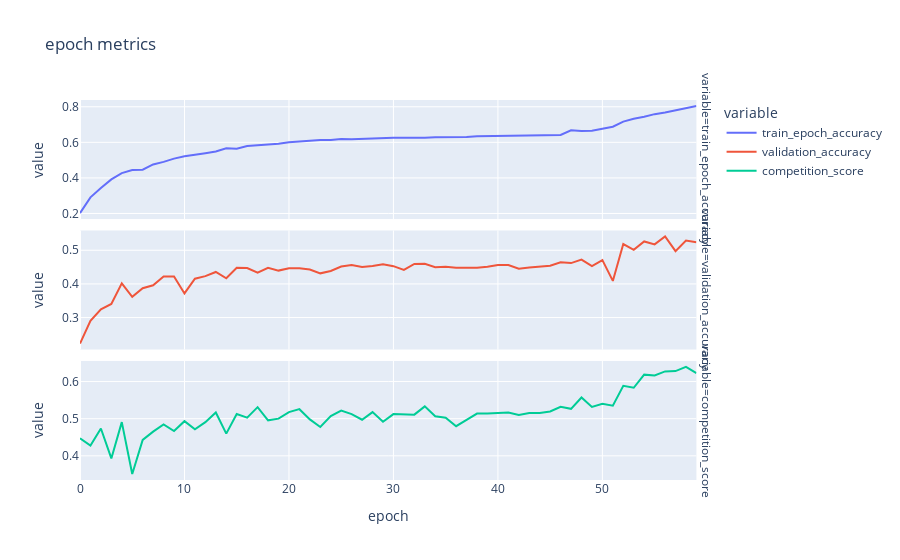
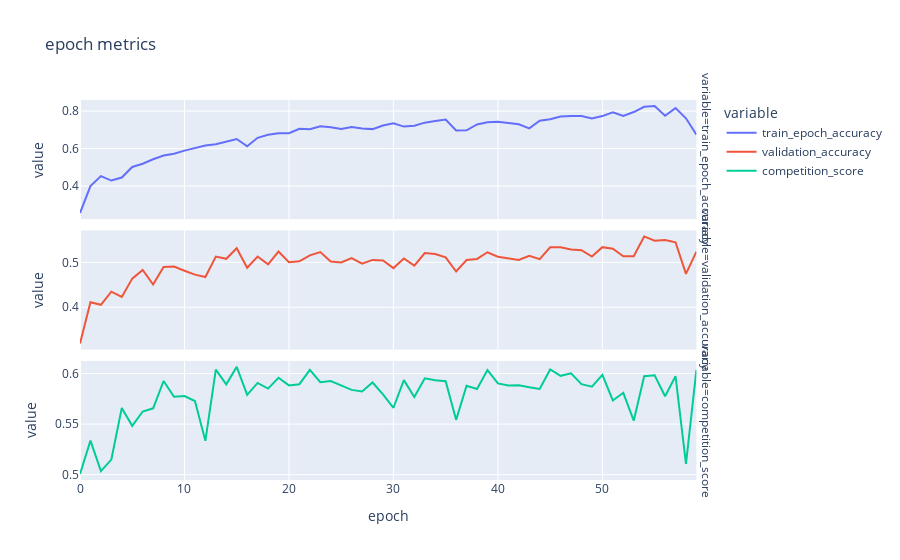
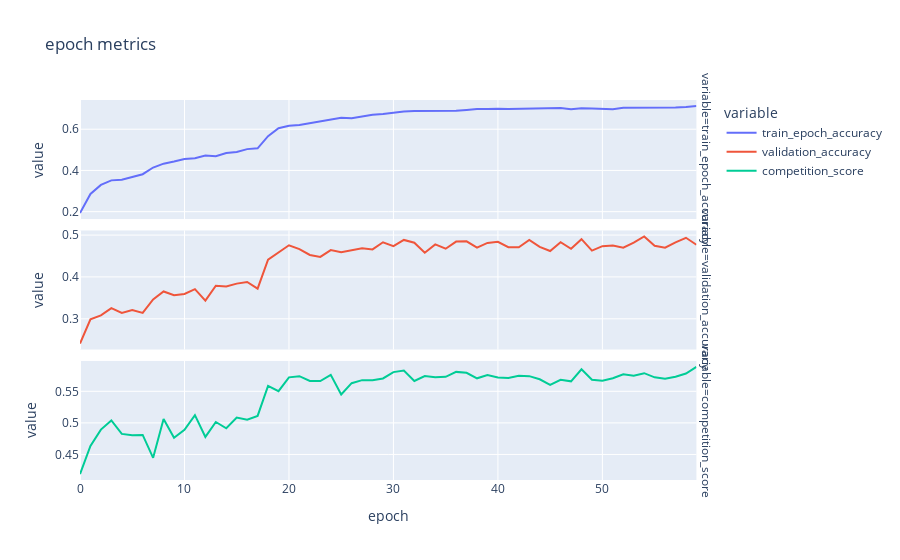
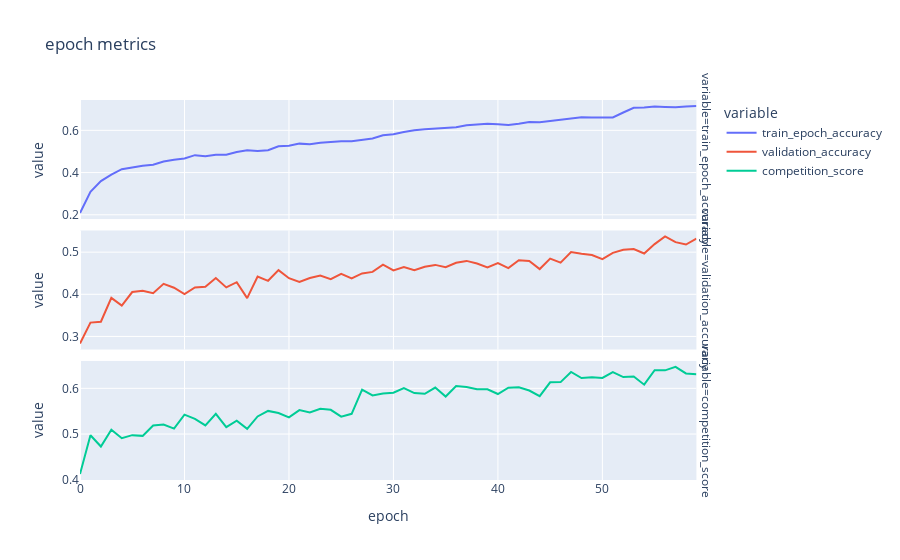

The notebook cell saved with these charts, in order:
### Markdown cell above
## Cross validation training

### Code cell
NB_CROSS_VALIDATIONS = 5
fold_patterns = join(dataset_path, "preprocessed_dataset", "fold*")
fold_pths = glob(fold_patterns)[:NB_CROSS_VALIDATIONS]
all_training_metrics = {}

for fold_idx, fold_pth in enumerate(fold_pths):
    print("training:", fold_idx + 1)
    train_dataset = CMIDataset(fold_pth, "train")
    train_data_loader = DL(train_dataset, BATCH_SIZE, shuffle=True)
    validation_dataset = CMIDataset(fold_pth, "validation")
    validation_data_loader = DL(validation_dataset, BATCH_SIZE, shuffle=False)
    _, training_metrics, _ = mk_model_and_fit(train_data_loader, validation_data_loader)
    all_training_metrics["fold_" + str(fold_idx)] = training_metrics
    plt_validation_split_training_metrics(training_metrics)
    print("=========================")

all_training_metrics = pd.concat(all_training_metrics)

### Figure 1 — Plotly figure (JSON) as saved in the notebook; plotly's stock layout.template omitted (floating-point values rounded to 4 significant figures)
{"data": [{"hovertemplate": "variable=train_epoch_accuracy<br>epoch=%{x}<br>value=%{y}<extra></extra>", "legendgroup": "train_epoch_accuracy", "line": {"color": "#636efa", "dash": "solid"}, "marker": {"symbol": "circle"}, "mode": "lines", "name": "train_epoch_accuracy", "orientation": "v", "showlegend": true, "type": "scatter", "x": [0, 1, 2, 3, 4, 5, 6, 7, 8, 9, 10, 11, 12, 13, 14, 15, 16, 17, 18, 19, 20, 21, 22, 23, 24, 25, 26, 27, 28, 29, 30, 31, 32, 33, 34, 35, 36, 37, 38, 39, 40, 41, 42, 43, 44, 45, 46, 47, 48, 49, 50, 51, 52, 53, 54, 55, 56, 57, 58, 59], "xaxis": "x3", "y": [0.2021, 0.2907, 0.3433, 0.3915, 0.4268, 0.4449, 0.4462, 0.4758, 0.4902, 0.5084, 0.522, 0.5283, 0.5385, 0.5482, 0.5661, 0.5638, 0.5793, 0.5833, 0.5873, 0.5917, 0.6, 0.6047, 0.6099, 0.6124, 0.6124, 0.6182, 0.6179, 0.6204, 0.6221, 0.6214, 0.6254, 0.6256, 0.6244, 0.6264, 0.6288, 0.6288, 0.6262, 0.6299, 0.6338, 0.6348, 0.6351, 0.6366, 0.6374, 0.6356, 0.637, 0.6394, 0.6411, 0.668, 0.6642, 0.6655, 0.6772, 0.6878, 0.7166, 0.7324, 0.7437, 0.7585, 0.7681, 0.7811, 0.7921, 0.8045], "yaxis": "y3"}, {"hovertemplate": "variable=validation_accuracy<br>epoch=%{x}<br>value=%{y}<extra></extra>", "legendgroup": "validation_accuracy", "line": {"color": "#EF553B", "dash": "solid"}, "marker": {"symbol": "circle"}, "mode": "lines", "name": "validation_accuracy", "orientation": "v", "showlegend": true, "type": "scatter", "x": [0, 1, 2, 3, 4, 5, 6, 7, 8, 9, 10, 11, 12, 13, 14, 15, 16, 17, 18, 19, 20, 21, 22, 23, 24, 25, 26, 27, 28, 29, 30, 31, 32, 33, 34, 35, 36, 37, 38, 39, 40, 41, 42, 43, 44, 45, 46, 47, 48, 49, 50, 51, 52, 53, 54, 55, 56, 57, 58, 59], "xaxis": "x2", "y": [0.2227, 0.2904, 0.3246, 0.3402, 0.4018, 0.3618, 0.3871, 0.396, 0.4222, 0.4219, 0.3717, 0.4154, 0.4232, 0.4355, 0.4167, 0.4481, 0.4472, 0.4334, 0.4477, 0.4395, 0.4464, 0.4462, 0.4429, 0.4314, 0.4384, 0.4515, 0.4559, 0.45, 0.4535, 0.4587, 0.4528, 0.4418, 0.4593, 0.4596, 0.4498, 0.4509, 0.4479, 0.4474, 0.4483, 0.4511, 0.4563, 0.4559, 0.4453, 0.4485, 0.4524, 0.4541, 0.4645, 0.4619, 0.4721, 0.4528, 0.4708, 0.4089, 0.5184, 0.5015, 0.5262, 0.5175, 0.5411, 0.4974, 0.5288, 0.5238], "yaxis": "y2"}, {"hovertemplate": "variable=competition_score<br>epoch=%{x}<br>value=%{y}<extra></extra>", "legendgroup": "competition_score", "line": {"color": "#00cc96", "dash": "solid"}, "marker": {"symbol": "circle"}, "mode": "lines", "name": "competition_score", "orientation": "v", "showlegend": true, "type": "scatter", "x": [0, 1, 2, 3, 4, 5, 6, 7, 8, 9, 10, 11, 12, 13, 14, 15, 16, 17, 18, 19, 20, 21, 22, 23, 24, 25, 26, 27, 28, 29, 30, 31, 32, 33, 34, 35, 36, 37, 38, 39, 40, 41, 42, 43, 44, 45, 46, 47, 48, 49, 50, 51, 52, 53, 54, 55, 56, 57, 58, 59], "xaxis": "x", "y": [0.4474, 0.4278, 0.4735, 0.3931, 0.4908, 0.351, 0.4429, 0.4653, 0.4846, 0.4667, 0.4934, 0.4714, 0.4907, 0.5167, 0.4599, 0.5125, 0.5029, 0.5311, 0.4957, 0.5002, 0.5177, 0.5257, 0.4982, 0.4776, 0.5069, 0.5218, 0.5124, 0.4972, 0.5177, 0.492, 0.5124, 0.5125, 0.5109, 0.5332, 0.5067, 0.5024, 0.4798, 0.497, 0.5137, 0.5142, 0.5154, 0.5169, 0.5101, 0.5151, 0.5152, 0.5193, 0.5321, 0.5267, 0.5571, 0.5316, 0.54, 0.5352, 0.5886, 0.5833, 0.6186, 0.6166, 0.6273, 0.6282, 0.6395, 0.6229], "yaxis": "y"}], "layout": {"annotations": [{"font": {}, "showarrow": false, "text": "variable=competition_score", "textangle": 90, "x": 0.98, "xanchor": "left", "xref": "paper", "y": 0.1567, "yanchor": "middle", "yref": "paper"}, {"font": {}, "showarrow": false, "text": "variable=validation_accuracy", "textangle": 90, "x": 0.98, "xanchor": "left", "xref": "paper", "y": 0.5, "yanchor": "middle", "yref": "paper"}, {"font": {}, "showarrow": false, "text": "variable=train_epoch_accuracy", "textangle": 90, "x": 0.98, "xanchor": "left", "xref": "paper", "y": 0.8433, "yanchor": "middle", "yref": "paper"}], "legend": {"title": {"text": "variable"}, "tracegroupgap": 0}, "title": {"text": "epoch metrics"}, "xaxis": {"anchor": "y", "domain": [0, 0.98], "title": {"text": "epoch"}}, "xaxis2": {"anchor": "y2", "domain": [0, 0.98], "matches": "x", "showticklabels": false}, "xaxis3": {"anchor": "y3", "domain": [0, 0.98], "matches": "x", "showticklabels": false}, "yaxis": {"anchor": "x", "domain": [0, 0.3133], "title": {"text": "value"}}, "yaxis2": {"anchor": "x2", "domain": [0.3433, 0.6567], "title": {"text": "value"}}, "yaxis3": {"anchor": "x3", "domain": [0.6867, 1.0], "title": {"text": "value"}}}}

### Figure 2 — Plotly figure (JSON) as saved in the notebook; plotly's stock layout.template omitted (floating-point values rounded to 4 significant figures)
{"data": [{"hovertemplate": "variable=train_epoch_accuracy<br>epoch=%{x}<br>value=%{y}<extra></extra>", "legendgroup": "train_epoch_accuracy", "line": {"color": "#636efa", "dash": "solid"}, "marker": {"symbol": "circle"}, "mode": "lines", "name": "train_epoch_accuracy", "orientation": "v", "showlegend": true, "type": "scatter", "x": [0, 1, 2, 3, 4, 5, 6, 7, 8, 9, 10, 11, 12, 13, 14, 15, 16, 17, 18, 19, 20, 21, 22, 23, 24, 25, 26, 27, 28, 29, 30, 31, 32, 33, 34, 35, 36, 37, 38, 39, 40, 41, 42, 43, 44, 45, 46, 47, 48, 49, 50, 51, 52, 53, 54, 55, 56, 57, 58, 59], "xaxis": "x3", "y": [0.2556, 0.3996, 0.4533, 0.4294, 0.4455, 0.5022, 0.519, 0.5433, 0.5629, 0.5723, 0.5893, 0.6045, 0.6165, 0.6227, 0.6382, 0.6511, 0.6125, 0.6576, 0.6735, 0.6824, 0.6822, 0.7057, 0.7038, 0.7187, 0.7137, 0.7043, 0.7157, 0.7071, 0.704, 0.7235, 0.7346, 0.7174, 0.7221, 0.7385, 0.7476, 0.7552, 0.6963, 0.6976, 0.7289, 0.7411, 0.7438, 0.7363, 0.7295, 0.7079, 0.7486, 0.7564, 0.7709, 0.7745, 0.7743, 0.7614, 0.7736, 0.7943, 0.7746, 0.795, 0.8229, 0.8276, 0.7756, 0.8162, 0.7617, 0.6739], "yaxis": "y3"}, {"hovertemplate": "variable=validation_accuracy<br>epoch=%{x}<br>value=%{y}<extra></extra>", "legendgroup": "validation_accuracy", "line": {"color": "#EF553B", "dash": "solid"}, "marker": {"symbol": "circle"}, "mode": "lines", "name": "validation_accuracy", "orientation": "v", "showlegend": true, "type": "scatter", "x": [0, 1, 2, 3, 4, 5, 6, 7, 8, 9, 10, 11, 12, 13, 14, 15, 16, 17, 18, 19, 20, 21, 22, 23, 24, 25, 26, 27, 28, 29, 30, 31, 32, 33, 34, 35, 36, 37, 38, 39, 40, 41, 42, 43, 44, 45, 46, 47, 48, 49, 50, 51, 52, 53, 54, 55, 56, 57, 58, 59], "xaxis": "x2", "y": [0.3191, 0.4111, 0.4054, 0.4347, 0.4229, 0.4637, 0.483, 0.4507, 0.4898, 0.4906, 0.4814, 0.4726, 0.4673, 0.5128, 0.5078, 0.5314, 0.4879, 0.513, 0.4956, 0.5241, 0.5004, 0.5023, 0.5157, 0.5228, 0.5017, 0.4997, 0.5095, 0.497, 0.5054, 0.504, 0.4872, 0.5085, 0.4925, 0.5207, 0.5186, 0.5111, 0.4796, 0.5053, 0.5076, 0.5224, 0.5125, 0.5092, 0.5053, 0.5146, 0.5071, 0.5334, 0.5337, 0.5286, 0.5271, 0.5129, 0.5337, 0.5303, 0.5135, 0.5135, 0.5577, 0.5483, 0.5499, 0.5446, 0.4744, 0.5236], "yaxis": "y2"}, {"hovertemplate": "variable=competition_score<br>epoch=%{x}<br>value=%{y}<extra></extra>", "legendgroup": "competition_score", "line": {"color": "#00cc96", "dash": "solid"}, "marker": {"symbol": "circle"}, "mode": "lines", "name": "competition_score", "orientation": "v", "showlegend": true, "type": "scatter", "x": [0, 1, 2, 3, 4, 5, 6, 7, 8, 9, 10, 11, 12, 13, 14, 15, 16, 17, 18, 19, 20, 21, 22, 23, 24, 25, 26, 27, 28, 29, 30, 31, 32, 33, 34, 35, 36, 37, 38, 39, 40, 41, 42, 43, 44, 45, 46, 47, 48, 49, 50, 51, 52, 53, 54, 55, 56, 57, 58, 59], "xaxis": "x", "y": [0.5006, 0.5336, 0.5035, 0.5149, 0.566, 0.5483, 0.5624, 0.5656, 0.5926, 0.577, 0.5777, 0.5728, 0.5335, 0.6039, 0.5893, 0.6066, 0.579, 0.5907, 0.5851, 0.5958, 0.5883, 0.5895, 0.6036, 0.5914, 0.5925, 0.588, 0.5839, 0.5822, 0.5911, 0.5794, 0.5662, 0.5935, 0.5768, 0.5953, 0.5933, 0.5923, 0.5542, 0.5879, 0.5848, 0.6035, 0.5903, 0.5882, 0.5885, 0.5864, 0.5848, 0.604, 0.5978, 0.6002, 0.5896, 0.5871, 0.5988, 0.5734, 0.5809, 0.5534, 0.5973, 0.5982, 0.5775, 0.5974, 0.5107, 0.6036], "yaxis": "y"}], "layout": {"annotations": [{"font": {}, "showarrow": false, "text": "variable=competition_score", "textangle": 90, "x": 0.98, "xanchor": "left", "xref": "paper", "y": 0.1567, "yanchor": "middle", "yref": "paper"}, {"font": {}, "showarrow": false, "text": "variable=validation_accuracy", "textangle": 90, "x": 0.98, "xanchor": "left", "xref": "paper", "y": 0.5, "yanchor": "middle", "yref": "paper"}, {"font": {}, "showarrow": false, "text": "variable=train_epoch_accuracy", "textangle": 90, "x": 0.98, "xanchor": "left", "xref": "paper", "y": 0.8433, "yanchor": "middle", "yref": "paper"}], "legend": {"title": {"text": "variable"}, "tracegroupgap": 0}, "title": {"text": "epoch metrics"}, "xaxis": {"anchor": "y", "domain": [0, 0.98], "title": {"text": "epoch"}}, "xaxis2": {"anchor": "y2", "domain": [0, 0.98], "matches": "x", "showticklabels": false}, "xaxis3": {"anchor": "y3", "domain": [0, 0.98], "matches": "x", "showticklabels": false}, "yaxis": {"anchor": "x", "domain": [0, 0.3133], "title": {"text": "value"}}, "yaxis2": {"anchor": "x2", "domain": [0.3433, 0.6567], "title": {"text": "value"}}, "yaxis3": {"anchor": "x3", "domain": [0.6867, 1.0], "title": {"text": "value"}}}}

### Figure 3 — Plotly figure (JSON) as saved in the notebook; plotly's stock layout.template omitted (floating-point values rounded to 4 significant figures)
{"data": [{"hovertemplate": "variable=train_epoch_accuracy<br>epoch=%{x}<br>value=%{y}<extra></extra>", "legendgroup": "train_epoch_accuracy", "line": {"color": "#636efa", "dash": "solid"}, "marker": {"symbol": "circle"}, "mode": "lines", "name": "train_epoch_accuracy", "orientation": "v", "showlegend": true, "type": "scatter", "x": [0, 1, 2, 3, 4, 5, 6, 7, 8, 9, 10, 11, 12, 13, 14, 15, 16, 17, 18, 19, 20, 21, 22, 23, 24, 25, 26, 27, 28, 29, 30, 31, 32, 33, 34, 35, 36, 37, 38, 39, 40, 41, 42, 43, 44, 45, 46, 47, 48, 49, 50, 51, 52, 53, 54, 55, 56, 57, 58, 59], "xaxis": "x3", "y": [0.193, 0.2862, 0.3297, 0.3519, 0.3545, 0.3673, 0.3818, 0.4142, 0.4329, 0.4433, 0.4558, 0.4595, 0.4726, 0.4686, 0.4842, 0.4894, 0.5035, 0.5074, 0.5662, 0.605, 0.6166, 0.62, 0.6289, 0.6395, 0.6481, 0.6554, 0.6536, 0.6632, 0.6699, 0.6744, 0.681, 0.686, 0.6886, 0.6895, 0.6907, 0.688, 0.6893, 0.6937, 0.6983, 0.6979, 0.6997, 0.6977, 0.6992, 0.6985, 0.7024, 0.7021, 0.7026, 0.6964, 0.702, 0.701, 0.6999, 0.6974, 0.7041, 0.7042, 0.704, 0.7046, 0.706, 0.706, 0.7084, 0.7129], "yaxis": "y3"}, {"hovertemplate": "variable=validation_accuracy<br>epoch=%{x}<br>value=%{y}<extra></extra>", "legendgroup": "validation_accuracy", "line": {"color": "#EF553B", "dash": "solid"}, "marker": {"symbol": "circle"}, "mode": "lines", "name": "validation_accuracy", "orientation": "v", "showlegend": true, "type": "scatter", "x": [0, 1, 2, 3, 4, 5, 6, 7, 8, 9, 10, 11, 12, 13, 14, 15, 16, 17, 18, 19, 20, 21, 22, 23, 24, 25, 26, 27, 28, 29, 30, 31, 32, 33, 34, 35, 36, 37, 38, 39, 40, 41, 42, 43, 44, 45, 46, 47, 48, 49, 50, 51, 52, 53, 54, 55, 56, 57, 58, 59], "xaxis": "x2", "y": [0.2407, 0.2988, 0.308, 0.3255, 0.3139, 0.3211, 0.3141, 0.3463, 0.3654, 0.3564, 0.3593, 0.3708, 0.3433, 0.379, 0.377, 0.3841, 0.3879, 0.372, 0.4413, 0.4592, 0.4757, 0.4664, 0.4524, 0.4479, 0.4642, 0.4591, 0.4641, 0.4685, 0.4658, 0.4828, 0.4736, 0.4885, 0.4818, 0.4577, 0.4779, 0.4674, 0.4845, 0.4851, 0.4701, 0.4813, 0.4838, 0.4712, 0.4709, 0.4885, 0.4719, 0.4619, 0.483, 0.4672, 0.4902, 0.4629, 0.4735, 0.475, 0.4697, 0.4819, 0.4968, 0.4746, 0.4697, 0.4828, 0.4936, 0.4769], "yaxis": "y2"}, {"hovertemplate": "variable=competition_score<br>epoch=%{x}<br>value=%{y}<extra></extra>", "legendgroup": "competition_score", "line": {"color": "#00cc96", "dash": "solid"}, "marker": {"symbol": "circle"}, "mode": "lines", "name": "competition_score", "orientation": "v", "showlegend": true, "type": "scatter", "x": [0, 1, 2, 3, 4, 5, 6, 7, 8, 9, 10, 11, 12, 13, 14, 15, 16, 17, 18, 19, 20, 21, 22, 23, 24, 25, 26, 27, 28, 29, 30, 31, 32, 33, 34, 35, 36, 37, 38, 39, 40, 41, 42, 43, 44, 45, 46, 47, 48, 49, 50, 51, 52, 53, 54, 55, 56, 57, 58, 59], "xaxis": "x", "y": [0.419, 0.4634, 0.4894, 0.5038, 0.4826, 0.4805, 0.4809, 0.4447, 0.5063, 0.4765, 0.489, 0.5123, 0.4778, 0.5014, 0.4915, 0.5084, 0.5052, 0.5111, 0.5587, 0.5503, 0.5721, 0.574, 0.5664, 0.5664, 0.576, 0.5451, 0.5629, 0.5677, 0.5674, 0.5704, 0.5804, 0.5829, 0.5663, 0.5742, 0.5724, 0.5729, 0.5808, 0.5794, 0.5706, 0.5758, 0.5718, 0.571, 0.5747, 0.5741, 0.5691, 0.5603, 0.5683, 0.5658, 0.5849, 0.5683, 0.5666, 0.5706, 0.577, 0.5746, 0.5787, 0.5722, 0.5698, 0.5731, 0.5782, 0.5887], "yaxis": "y"}], "layout": {"annotations": [{"font": {}, "showarrow": false, "text": "variable=competition_score", "textangle": 90, "x": 0.98, "xanchor": "left", "xref": "paper", "y": 0.1567, "yanchor": "middle", "yref": "paper"}, {"font": {}, "showarrow": false, "text": "variable=validation_accuracy", "textangle": 90, "x": 0.98, "xanchor": "left", "xref": "paper", "y": 0.5, "yanchor": "middle", "yref": "paper"}, {"font": {}, "showarrow": false, "text": "variable=train_epoch_accuracy", "textangle": 90, "x": 0.98, "xanchor": "left", "xref": "paper", "y": 0.8433, "yanchor": "middle", "yref": "paper"}], "legend": {"title": {"text": "variable"}, "tracegroupgap": 0}, "title": {"text": "epoch metrics"}, "xaxis": {"anchor": "y", "domain": [0, 0.98], "title": {"text": "epoch"}}, "xaxis2": {"anchor": "y2", "domain": [0, 0.98], "matches": "x", "showticklabels": false}, "xaxis3": {"anchor": "y3", "domain": [0, 0.98], "matches": "x", "showticklabels": false}, "yaxis": {"anchor": "x", "domain": [0, 0.3133], "title": {"text": "value"}}, "yaxis2": {"anchor": "x2", "domain": [0.3433, 0.6567], "title": {"text": "value"}}, "yaxis3": {"anchor": "x3", "domain": [0.6867, 1.0], "title": {"text": "value"}}}}

### Figure 4 — Plotly figure (JSON) as saved in the notebook; plotly's stock layout.template omitted (floating-point values rounded to 4 significant figures)
{"data": [{"hovertemplate": "variable=train_epoch_accuracy<br>epoch=%{x}<br>value=%{y}<extra></extra>", "legendgroup": "train_epoch_accuracy", "line": {"color": "#636efa", "dash": "solid"}, "marker": {"symbol": "circle"}, "mode": "lines", "name": "train_epoch_accuracy", "orientation": "v", "showlegend": true, "type": "scatter", "x": [0, 1, 2, 3, 4, 5, 6, 7, 8, 9, 10, 11, 12, 13, 14, 15, 16, 17, 18, 19, 20, 21, 22, 23, 24, 25, 26, 27, 28, 29, 30, 31, 32, 33, 34, 35, 36, 37, 38, 39, 40, 41, 42, 43, 44, 45, 46, 47, 48, 49, 50, 51, 52, 53, 54, 55, 56, 57, 58, 59], "xaxis": "x3", "y": [0.208, 0.3093, 0.3594, 0.3904, 0.4158, 0.4255, 0.4319, 0.4375, 0.4528, 0.4611, 0.4665, 0.4824, 0.4771, 0.4838, 0.4841, 0.4977, 0.5062, 0.5022, 0.5062, 0.5242, 0.5273, 0.537, 0.5337, 0.5412, 0.5461, 0.5483, 0.5487, 0.5536, 0.5612, 0.5765, 0.5814, 0.5922, 0.6008, 0.6047, 0.6087, 0.6118, 0.6147, 0.624, 0.6284, 0.6318, 0.6288, 0.6253, 0.6313, 0.6391, 0.6388, 0.6443, 0.6509, 0.6555, 0.6617, 0.6612, 0.661, 0.6614, 0.6844, 0.7066, 0.7077, 0.7124, 0.711, 0.7098, 0.7133, 0.7155], "yaxis": "y3"}, {"hovertemplate": "variable=validation_accuracy<br>epoch=%{x}<br>value=%{y}<extra></extra>", "legendgroup": "validation_accuracy", "line": {"color": "#EF553B", "dash": "solid"}, "marker": {"symbol": "circle"}, "mode": "lines", "name": "validation_accuracy", "orientation": "v", "showlegend": true, "type": "scatter", "x": [0, 1, 2, 3, 4, 5, 6, 7, 8, 9, 10, 11, 12, 13, 14, 15, 16, 17, 18, 19, 20, 21, 22, 23, 24, 25, 26, 27, 28, 29, 30, 31, 32, 33, 34, 35, 36, 37, 38, 39, 40, 41, 42, 43, 44, 45, 46, 47, 48, 49, 50, 51, 52, 53, 54, 55, 56, 57, 58, 59], "xaxis": "x2", "y": [0.2831, 0.3328, 0.3348, 0.3916, 0.3731, 0.4054, 0.4085, 0.4026, 0.4249, 0.4156, 0.4007, 0.4163, 0.418, 0.4385, 0.4163, 0.4286, 0.3908, 0.442, 0.432, 0.4573, 0.4381, 0.4292, 0.4387, 0.4444, 0.436, 0.4485, 0.4379, 0.4494, 0.4532, 0.4703, 0.4565, 0.4645, 0.4569, 0.4655, 0.4697, 0.4643, 0.4749, 0.4792, 0.4731, 0.464, 0.4742, 0.4621, 0.4809, 0.4791, 0.4599, 0.4846, 0.4751, 0.5002, 0.496, 0.4934, 0.4835, 0.4984, 0.5056, 0.5075, 0.4967, 0.519, 0.5373, 0.5237, 0.5181, 0.5321], "yaxis": "y2"}, {"hovertemplate": "variable=competition_score<br>epoch=%{x}<br>value=%{y}<extra></extra>", "legendgroup": "competition_score", "line": {"color": "#00cc96", "dash": "solid"}, "marker": {"symbol": "circle"}, "mode": "lines", "name": "competition_score", "orientation": "v", "showlegend": true, "type": "scatter", "x": [0, 1, 2, 3, 4, 5, 6, 7, 8, 9, 10, 11, 12, 13, 14, 15, 16, 17, 18, 19, 20, 21, 22, 23, 24, 25, 26, 27, 28, 29, 30, 31, 32, 33, 34, 35, 36, 37, 38, 39, 40, 41, 42, 43, 44, 45, 46, 47, 48, 49, 50, 51, 52, 53, 54, 55, 56, 57, 58, 59], "xaxis": "x", "y": [0.4126, 0.4974, 0.4727, 0.5093, 0.4909, 0.4976, 0.4961, 0.5188, 0.521, 0.512, 0.5425, 0.5334, 0.519, 0.5443, 0.5152, 0.5291, 0.5113, 0.5385, 0.5506, 0.5461, 0.5364, 0.5524, 0.5474, 0.5553, 0.553, 0.5382, 0.5443, 0.5971, 0.5845, 0.5889, 0.5905, 0.6005, 0.5897, 0.5882, 0.6017, 0.582, 0.605, 0.6027, 0.5982, 0.5978, 0.5876, 0.6013, 0.6021, 0.5953, 0.583, 0.6132, 0.6136, 0.6359, 0.6226, 0.6244, 0.6227, 0.6354, 0.6247, 0.6257, 0.608, 0.6395, 0.6394, 0.6469, 0.6326, 0.6308], "yaxis": "y"}], "layout": {"annotations": [{"font": {}, "showarrow": false, "text": "variable=competition_score", "textangle": 90, "x": 0.98, "xanchor": "left", "xref": "paper", "y": 0.1567, "yanchor": "middle", "yref": "paper"}, {"font": {}, "showarrow": false, "text": "variable=validation_accuracy", "textangle": 90, "x": 0.98, "xanchor": "left", "xref": "paper", "y": 0.5, "yanchor": "middle", "yref": "paper"}, {"font": {}, "showarrow": false, "text": "variable=train_epoch_accuracy", "textangle": 90, "x": 0.98, "xanchor": "left", "xref": "paper", "y": 0.8433, "yanchor": "middle", "yref": "paper"}], "legend": {"title": {"text": "variable"}, "tracegroupgap": 0}, "title": {"text": "epoch metrics"}, "xaxis": {"anchor": "y", "domain": [0, 0.98], "title": {"text": "epoch"}}, "xaxis2": {"anchor": "y2", "domain": [0, 0.98], "matches": "x", "showticklabels": false}, "xaxis3": {"anchor": "y3", "domain": [0, 0.98], "matches": "x", "showticklabels": false}, "yaxis": {"anchor": "x", "domain": [0, 0.3133], "title": {"text": "value"}}, "yaxis2": {"anchor": "x2", "domain": [0.3433, 0.6567], "title": {"text": "value"}}, "yaxis3": {"anchor": "x3", "domain": [0.6867, 1.0], "title": {"text": "value"}}}}
